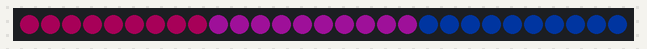
Bench run of a sketch on a simulated Arduino Uno, built with avr-gcc and run on an emulated ATmega328P. Parts: 29 RGB LEDs in strip order, left to right. Dim RGB values are drawn brighter than linear.

Above: at 0.11 s.
At 0.55 s:
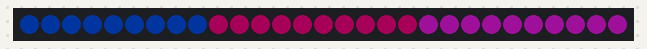
At 1.0 s:
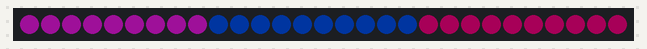

The sketch:

BiFlag.ino
```cpp
#include <Adafruit_NeoPixel.h>
#ifdef __AVR__
  #include <avr/power.h>
#endif

#define LED_PIN 15
#define LED_COUNT 29

Adafruit_NeoPixel strip(LED_COUNT, LED_PIN, NEO_GRB + NEO_KHZ800);
// Argument 1 = Number of pixels in NeoPixel strip
// Argument 2 = Arduino pin number (most are valid)
// Argument 3 = Pixel type flags, add together as needed:
//   NEO_KHZ800  800 KHz bitstream (most NeoPixel products w/WS2812 LEDs)
//   NEO_GRB     Pixels are wired for GRB bitstream (most NeoPixel products)

//keeps track of which chunk of the LED strip will get which color
uint8_t currentCycle = 0;

void setup() {
  strip.begin();
  strip.setBrightness(50);
  strip.show(); // Initialize all pixels to 'off'
}

void loop() {
  biCycle(1500);
}

/*
 * sets a single RGB pixel to one of the bi flag RGBs
 * @param int choice choose one of the three biFlag colors
 * @param int i index of the pixel to set
 */
void chooseBiColor(int choice, int i) {
  switch (choice) {
    case 0:
      strip.setPixelColor(i, 214, 2, 112); // pink
      break;
    case 1:
      strip.setPixelColor(i, 155, 20, 150); // purple
      break;
    case 2:
      strip.setPixelColor(i, 0, 56, 168); //blue
      break;
    default:
      break;
  }
}

/*
 * Splits the LED strip into chunks and sets it into cycling biFlag colors
 * @param uint8_t wait length of time to delay in between loops in Milliseconds
 */
void biCycle(uint8_t wait) {
  uint8_t i, j, k;
  for (i = 0; i < LED_COUNT / 3; i++) {
    chooseBiColor(currentCycle % 3, i);
  }
  for (j = LED_COUNT / 3; j < 2 * LED_COUNT / 3; j++) {
    chooseBiColor((currentCycle + 1) % 3, j);
  }
  for (k = 2 * LED_COUNT / 3; k < LED_COUNT; k++) {
    chooseBiColor((currentCycle + 2) % 3, k);
  }
  currentCycle = (currentCycle + 1) % 3;

  strip.show();
  delay(wait);
}
```

Measured:
- by itself, everything shown: repeats every 0.67 s, in 3 steps
